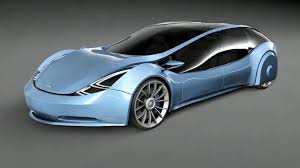
#> input picture images/sample.jpg, 300 x 168 px, found by its file name
$ python day03.py
#> lines starting #> are read from the running program, lines starting #| are printed output that depends on the picture
import cv2

#Resmi oku
image = cv2.imread("images/sample.jpg")
#> image is the input picture: shape (168, 300, 3); mean B, G, R 110, 105.2, 96.7

if image is None:
    print("resim yüklenemedi")
    exit()

#Resmi döndür
rotated90=cv2.rotate(image, cv2.ROTATE_90_CLOCKWISE)
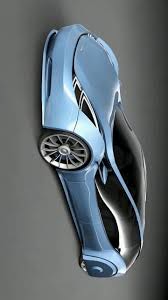
#> rotated90: shape (300, 168, 3); mean B, G, R 110, 105.2, 96.7
rotated180 = cv2.rotate(image , cv2.ROTATE_180)
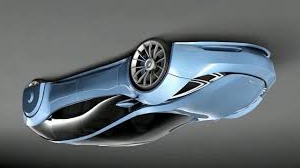
#> rotated180: shape (168, 300, 3); mean B, G, R 110, 105.2, 96.7
rotated270 = cv2.rotate(image , cv2.ROTATE_90_COUNTERCLOCKWISE)
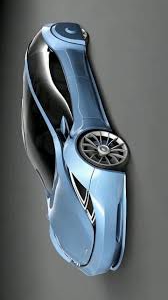
#> rotated270: shape (300, 168, 3); mean B, G, R 110, 105.2, 96.7

#Boyutları yazdır
print("Original Shape:",image.shape)
#| Original Shape: (168, 300, 3)
print("Rotated Shape: " , rotated90.shape)
#| Rotated Shape:  (300, 168, 3)

#Görüntüleri göster
cv2.imshow ("Original" , image)
cv2.imshow ("Rotated" , rotated90)
cv2.imshow ("180", rotated180)
cv2.imshow ("270", rotated270)

cv2.waitKey(0)
cv2.destroyAllWindows()


#Boyutları al
height, width = image.shape[:2]
#> height = 168; width = 300

#Resmin merkezini hesapla
center = width // 2, height // 2
#> center = (150, 84)

#45 derece döndürme matrisi oluştur
matrix = cv2.getRotationMatrix2D(center, -45, 1)

#Döndürme işlemini uygula
rotated = cv2.warpAffine(image,matrix, (width,height))
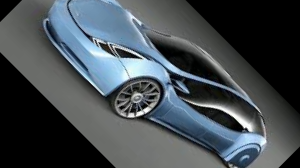
#> rotated: shape (168, 300, 3); mean B, G, R 81.3, 76.1, 68.3

cv2.imshow("original", image)
cv2.imshow("45 degree rotation", rotated)

cv2.waitKey(0)
cv2.destroyAllWindows()

#Flip işlemleri
flip_left_right = cv2.flip(image,1)
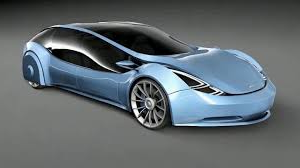
#> flip_left_right: shape (168, 300, 3); mean B, G, R 110, 105.2, 96.7
flip_up_down = cv2.flip(image,0)
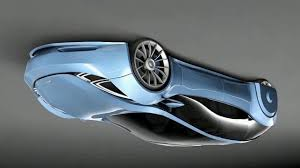
#> flip_up_down: shape (168, 300, 3); mean B, G, R 110, 105.2, 96.7
flip_both = cv2.flip(image,-1)

#Sonuçları göster
cv2.imshow("original", image)
cv2.imshow("horizontal", flip_left_right)
cv2.imshow("vertical",flip_up_down)
cv2.imshow("both", flip_both)

cv2.waitKey(0)
cv2.destroyAllWindows()

$ run again, with images/face.jpg copied over images/sample.jpg
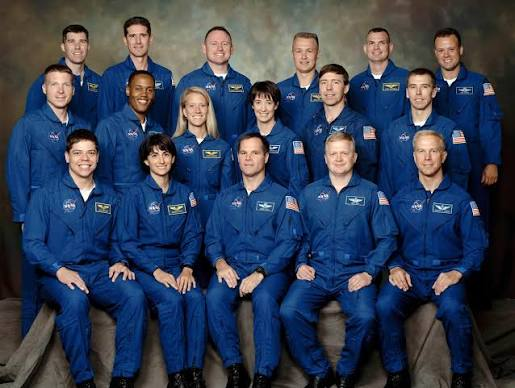
#> input picture images/face.jpg, 515 x 388 px, found by its file name
#> image is the input picture: shape (388, 515, 3); mean B, G, R 83.6, 63.5, 52.6
#| Original Shape: (388, 515, 3)
#| Rotated Shape:  (515, 388, 3)
#> `flip_left_right = cv2.flip(image,1)`:
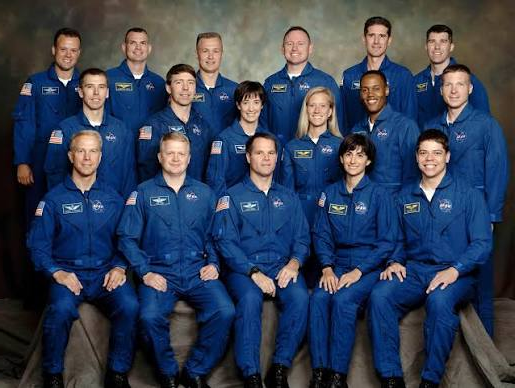
#> flip_left_right: shape (388, 515, 3); mean B, G, R 83.6, 63.5, 52.6
#> `flip_up_down = cv2.flip(image,0)`:
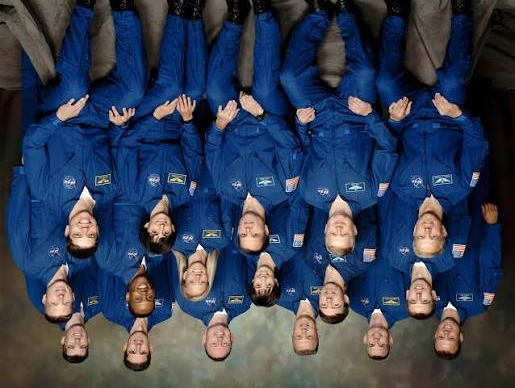
#> flip_up_down: shape (388, 515, 3); mean B, G, R 83.6, 63.5, 52.6
